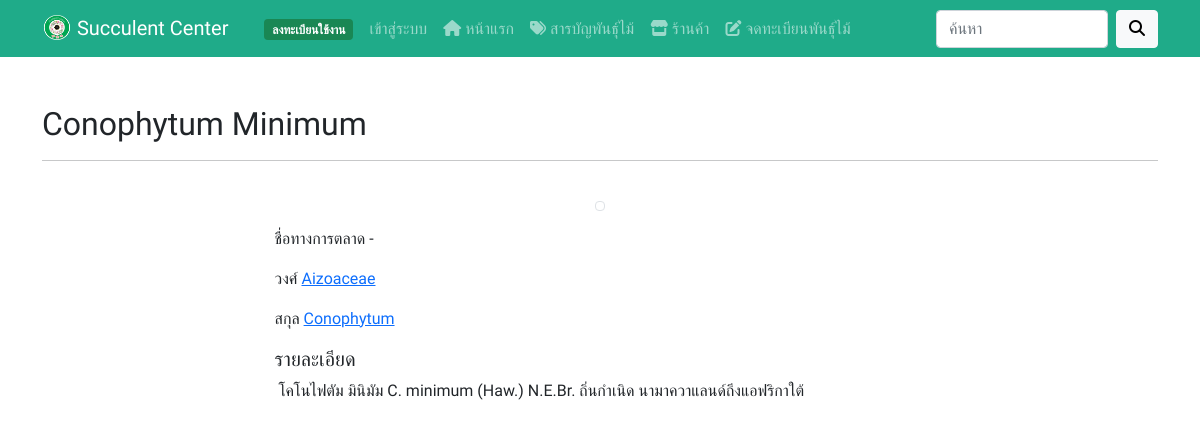
The app's page /plantsview.php?id=159 with its own data.
### tables this page shows
CREATE TABLE `plants` (
  `plants_id` int NOT NULL COMMENT 'หมายเลขกำกับพันธุ์ไม้',
  `plants_name` varchar(255) NOT NULL COMMENT 'ชื่อพันธุ์ไม้',
  `plants_namemarket` varchar(255) DEFAULT NULL COMMENT 'ชื่อพันธุ์ไม้ทางการตลาด',
  `plants_detail` text NOT NULL COMMENT 'รายละเอียด',
  `plants_img` varchar(255) NOT NULL COMMENT 'รูปภาพ',
  `plantsfamily_name` varchar(255) NOT NULL COMMENT 'วงศ์',
  `plantsgroup_name` varchar(255) NOT NULL COMMENT 'สกุล',
  `plants_timestamp` timestamp NOT NULL DEFAULT CURRENT_TIMESTAMP COMMENT 'ประทับเวลาพันธุ์ไม้'
);

### plantsview.php (the view, shortened to what this page needs)
<?php include_once("./config/db.php"); ?>
<?php include_once("./components/head.php"); ?>
<?php include_once("./components/nav-bar.php"); ?>
<div class="container my-5">
    <?php
    $id = $_GET['id'];
    $stmt = $conn->query("SELECT * FROM plants WHERE plants_id = $id");
    $stmt->execute();
    $plant = $stmt->fetch();
    ?>
    <h2><?= $plant['plants_name'] ?></h2>
    <hr>
    <br>
    <div class="col-lg-7 col-md-7 col-sm-12 m-auto">
        <div class="text-center">
            <a href="<?= $plant['plants_img']; ?>" target="_blank"><img src="<?= $plant['plants_img']; ?>" class="w-55 mb-3 img-thumbnail" alt=""></a>
        </div>
        <p>ชื่อทางการตลาด <?= $plant['plants_namemarket'] ?></p>
        <?php
        $plantsfamily_name = $plant['plantsfamily_name'];
        $stmt = $conn->query("SELECT * FROM plantsfamily WHERE plantsfamily_name = '$plantsfamily_name'");
        $stmt->execute();
        $plantsfamily = $stmt->fetch();
        $plantsgroup_name = $plant['plantsgroup_name'];
        $stmt = $conn->query("SELECT * FROM plantsgroup WHERE plantsgroup_name = '$plantsgroup_name'");
        $stmt->execute();
        $plantsgroup = $stmt->fetch();
        ?>
        <p>วงศ์ <a href="./plantsfamilyview.php?id=<?= $plantsfamily['plantsfamily_id'] ?>"><?= $plant['plantsfamily_name'] ?></a></p>
        <p>สกุล <a href="./plantsgroupview.php?id=<?= $plantsgroup['plantsgroup_id'] ?>"><?= $plant['plantsgroup_name'] ?></a></p>
        <p class="h5">รายละเอียด</p>
        <p><?= $plant['plants_detail'] ?></p>
    </div>
</div>
<?php include_once("./components/footer.php"); ?>

### components/head.php (style rules this page uses)
body { font-family: 'Kanit', sans-serif; }

### records on screen
plants: plants_name "Conophytum Minimum", plants_namemarket "-", plantsfamily_name "Aizoaceae", plantsgroup_name "Conophytum", plants_detail "โคโนไฟตัม มินิมัม C. minimum (Haw.) N.E.Br. ถิ่นกำเนิด นามาควาแลนด์ถึงแอฟริกาใต้"
